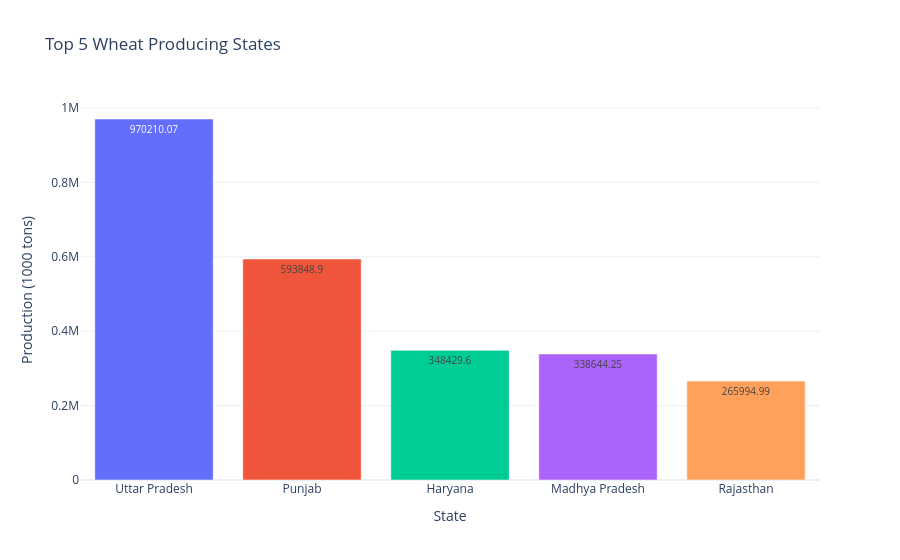
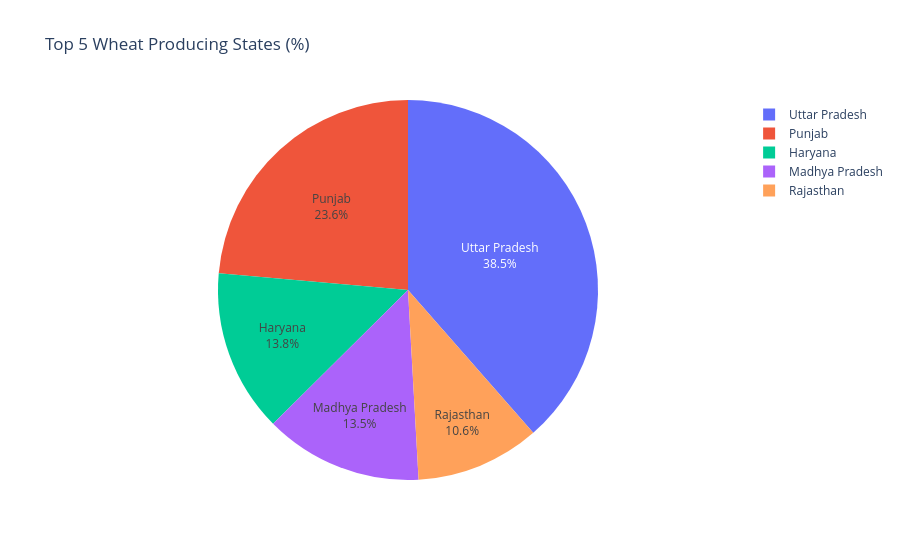

Here is the notebook cell these charts were saved with, in order:
### Code cell
wheat_top5 = df.groupby("state_name")["wheat_production_1000_tons"].sum().nlargest(5).reset_index()
fig2 = px.bar(wheat_top5, x="state_name", y="wheat_production_1000_tons",
              title="Top 5 Wheat Producing States", text="wheat_production_1000_tons",
              template=template_style,
              color="state_name")
fig2.update_traces(textposition='inside', textfont_size=10, showlegend=False)
fig2.update_layout(yaxis_title="Production (1000 tons)", xaxis_title="State")
fig2.show()
fig3 = px.pie(wheat_top5, names="state_name", values="wheat_production_1000_tons",
              title="Top 5 Wheat Producing States (%)",
              template=template_style)
fig3.update_traces(textposition='inside', textinfo='percent+label')
fig3.show()

### Figure 1 — Plotly figure (JSON) as saved in the notebook; plotly's stock layout.template omitted (floating-point values rounded to 4 significant figures)
{"data": [{"hovertemplate": "state_name=%{x}<br>wheat_production_1000_tons=%{text}<extra></extra>", "legendgroup": "Uttar Pradesh", "marker": {"color": "#636efa", "pattern": {"shape": ""}}, "name": "Uttar Pradesh", "orientation": "v", "showlegend": false, "text": [970200.0], "textfont": {"size": 10}, "textposition": "inside", "type": "bar", "x": ["Uttar Pradesh"], "xaxis": "x", "y": [970200.0], "yaxis": "y"}, {"hovertemplate": "state_name=%{x}<br>wheat_production_1000_tons=%{text}<extra></extra>", "legendgroup": "Punjab", "marker": {"color": "#EF553B", "pattern": {"shape": ""}}, "name": "Punjab", "orientation": "v", "showlegend": false, "text": [593800.0], "textfont": {"size": 10}, "textposition": "inside", "type": "bar", "x": ["Punjab"], "xaxis": "x", "y": [593800.0], "yaxis": "y"}, {"hovertemplate": "state_name=%{x}<br>wheat_production_1000_tons=%{text}<extra></extra>", "legendgroup": "Haryana", "marker": {"color": "#00cc96", "pattern": {"shape": ""}}, "name": "Haryana", "orientation": "v", "showlegend": false, "text": [348400.0], "textfont": {"size": 10}, "textposition": "inside", "type": "bar", "x": ["Haryana"], "xaxis": "x", "y": [348400.0], "yaxis": "y"}, {"hovertemplate": "state_name=%{x}<br>wheat_production_1000_tons=%{text}<extra></extra>", "legendgroup": "Madhya Pradesh", "marker": {"color": "#ab63fa", "pattern": {"shape": ""}}, "name": "Madhya Pradesh", "orientation": "v", "showlegend": false, "text": [338600.0], "textfont": {"size": 10}, "textposition": "inside", "type": "bar", "x": ["Madhya Pradesh"], "xaxis": "x", "y": [338600.0], "yaxis": "y"}, {"hovertemplate": "state_name=%{x}<br>wheat_production_1000_tons=%{text}<extra></extra>", "legendgroup": "Rajasthan", "marker": {"color": "#FFA15A", "pattern": {"shape": ""}}, "name": "Rajasthan", "orientation": "v", "showlegend": false, "text": [266000.0], "textfont": {"size": 10}, "textposition": "inside", "type": "bar", "x": ["Rajasthan"], "xaxis": "x", "y": [266000.0], "yaxis": "y"}], "layout": {"barmode": "relative", "legend": {"title": {"text": "state_name"}, "tracegroupgap": 0}, "title": {"text": "Top 5 Wheat Producing States"}, "xaxis": {"anchor": "y", "categoryarray": ["Uttar Pradesh", "Punjab", "Haryana", "Madhya Pradesh", "Rajasthan"], "categoryorder": "array", "domain": [0, 1], "title": {"text": "State"}}, "yaxis": {"anchor": "x", "domain": [0, 1], "title": {"text": "Production (1000 tons)"}}}}

### Figure 2 — Plotly figure (JSON) as saved in the notebook; plotly's stock layout.template omitted (floating-point values rounded to 4 significant figures)
{"data": [{"domain": {"x": [0, 1], "y": [0, 1]}, "hovertemplate": "state_name=%{label}<br>wheat_production_1000_tons=%{value}<extra></extra>", "labels": ["Uttar Pradesh", "Punjab", "Haryana", "Madhya Pradesh", "Rajasthan"], "legendgroup": "", "name": "", "showlegend": true, "textinfo": "percent+label", "textposition": "inside", "type": "pie", "values": [970200.0, 593800.0, 348400.0, 338600.0, 266000.0]}], "layout": {"legend": {"tracegroupgap": 0}, "title": {"text": "Top 5 Wheat Producing States (%)"}}}
